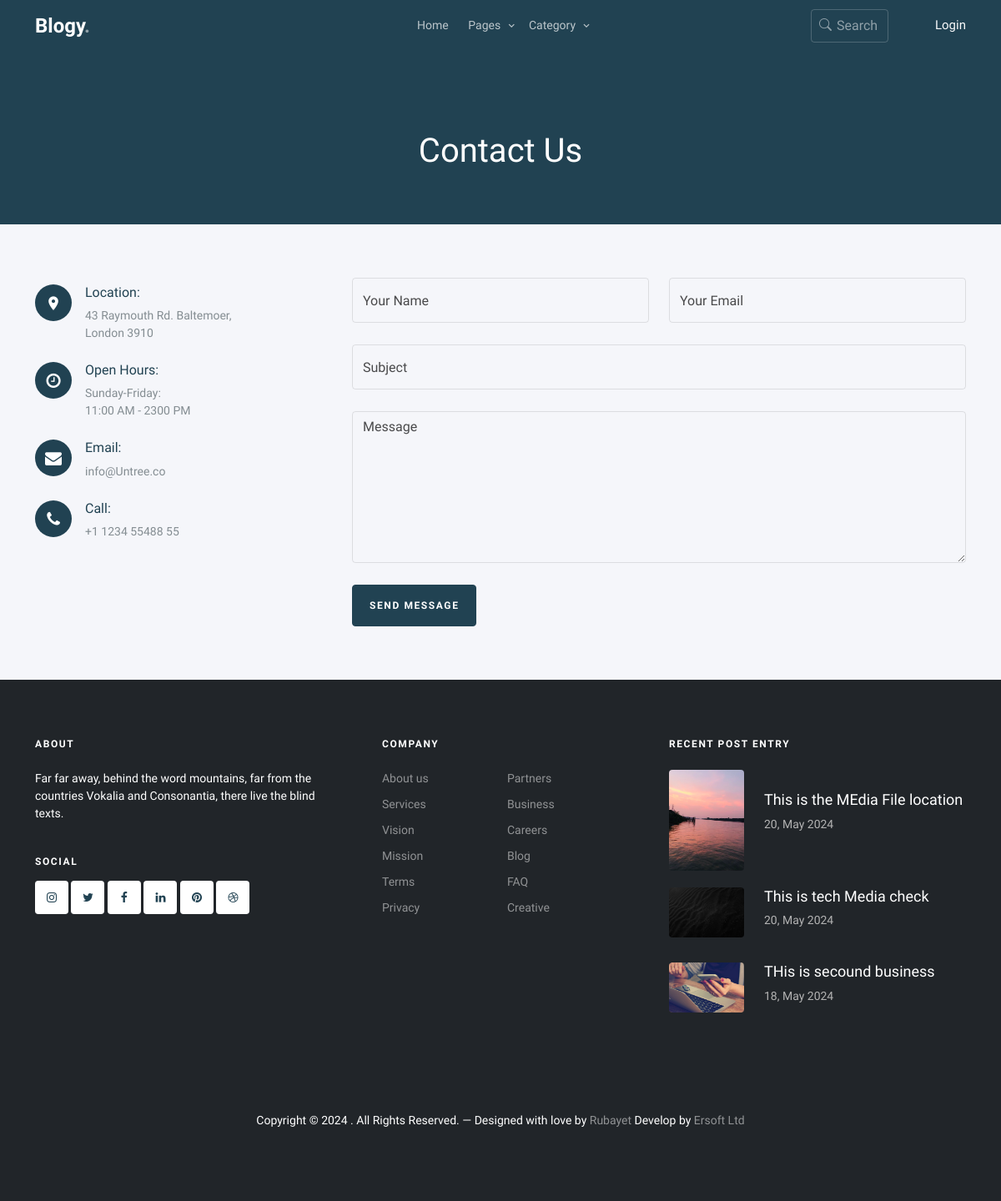
Page /contact-us on the committed database.
### app/models.py (models this page shows, shortened)
class post(models.Model):
    STATUS = (
        ('0','Draft'),
        ('1','Publish'),
    )
    title = models.CharField(max_length=2000)
    author = models.ForeignKey(CustomUser,on_delete=models.SET_NULL, null=True)
    category = models.ForeignKey(Category, on_delete=models.SET_NULL, null=True)
    cover = models.ImageField(upload_to='post_covers/',blank=True, null=True, default='post_covers/default.png')
    tags = models.ManyToManyField(Tag)
    status = models.CharField(choices=STATUS,max_length=100)
    details = RichTextField(null=True, blank=True)
    visits = models.IntegerField(default=0)  # Track the number of visits
    updated = models.DateTimeField(auto_now=True)
    created = models.DateTimeField(auto_now_add=True)
    class Meta:
        ordering = ['-created', '-updated']

### app/views.py (the view)
# urls.py: path('contact-us',contactUs,name="contact-us"),
def contactUs(request):
    posts = post.objects.filter(status='1')
    context = {
        'posts':posts,
    }
    return render(request,'contact.html',context)

### app/templates/contact.html (shortened to what this page needs)
{% load static %}
<!doctype html>
<html lang="en">
	<head>
		<link rel="stylesheet" href="{% static "fonts/icomoon/style.css" %}">
		<link rel="stylesheet" href="{% static "fonts/flaticon/font/flaticon.css" %}">
		<link rel="stylesheet" href="https://cdn.jsdelivr.net/npm/bootstrap-icons@1.8.1/font/bootstrap-icons.css">
		<link rel="stylesheet" href="https://cdn.jsdelivr.net/npm/bootstrap-icons@1.11.3/font/bootstrap-icons.min.css">
		<link rel="stylesheet" href="{% static "css/tiny-slider.css" %}">
		<link rel="stylesheet" href="{% static "css/aos.css" %}">
		<link rel="stylesheet" href="{% static "css/glightbox.min.css" %}">
		<link rel="stylesheet" href="{% static "css/style.css" %}">
		<link rel="stylesheet" href="{% static "css/flatpickr.min.css" %}">
	</head>
<body>
	{% include "nav.html" %}
	<div class="hero overlay inner-page bg-primary py-5">
		<div class="container">
			<div class="row align-items-center justify-content-center text-center pt-5">
				<div class="col-lg-6">
					<h1 class="heading text-white mb-3" data-aos="fade-up">Contact Us</h1>
				</div>
			</div>
		</div>
	</div>
	<div class="section">
		<div class="container">
			<div class="row">
				<div class="col-lg-4 mb-5 mb-lg-0" data-aos="fade-up" data-aos-delay="100">
					<div class="contact-info">
						<div class="address mt-2">
							<i class="icon-room"></i>
							<h4 class="mb-2">Location:</h4>
							<p>43 Raymouth Rd. Baltemoer,<br> London 3910</p>
						</div>
						<div class="open-hours mt-4">
							<i class="icon-clock-o"></i>
							<h4 class="mb-2">Open Hours:</h4>
							<p>
								Sunday-Friday:<br>
								11:00 AM - 2300 PM
							</p>
						</div>
						<div class="email mt-4">
							<i class="icon-envelope"></i>
							<h4 class="mb-2">Email:</h4>
							<p>info@Untree.co</p>
						</div>
						<div class="phone mt-4">
							<i class="icon-phone"></i>
							<h4 class="mb-2">Call:</h4>
							<p>+1 1234 55488 55</p>
						</div>
					</div>
				</div>
				<div class="col-lg-8" data-aos="fade-up" data-aos-delay="200">
					<form action="#">
						<div class="row">
							<div class="col-6 mb-3">
								<input type="text" class="form-control" placeholder="Your Name">
							</div>
							<div class="col-6 mb-3">
								<input type="email" class="form-control" placeholder="Your Email">
							</div>
							<div class="col-12 mb-3">
								<input type="text" class="form-control" placeholder="Subject">
							</div>
							<div class="col-12 mb-3">
								<textarea name="" id="" cols="30" rows="7" class="form-control" placeholder="Message"></textarea>
							</div>
							<div class="col-12">
								<input type="submit" value="Send Message" class="btn btn-primary">
							</div>
						</div>
					</form>
				</div>
			</div>
		</div>
	</div>
    <section class="mt-0">
        {% block footer %}
        {% include "footer.html" %}
        {% endblock footer %}
    </section>
  </body>
  </html>

### app/templates/footer.html (shortened to what this page needs)
{% block footer %}
<footer class="site-footer bg-dark">
    <div class="container">
        <div class="row">
            <div class="col-lg-4">
                <div class="widget">
                    <h3 class="mb-4">About</h3>
                    <p>Far far away, behind the word mountains, far from the countries Vokalia and Consonantia, there live the blind texts.</p>
                </div>
                <div class="widget">
                    <h3>Social</h3>
                    <ul class="list-unstyled social">
                        <li><a href="#"><span class="icon-instagram"></span></a></li>
                        <li><a href="#"><span class="icon-twitter"></span></a></li>
                        <li><a href="#"><span class="icon-facebook"></span></a></li>
                        <li><a href="#"><span class="icon-linkedin"></span></a></li>
                        <li><a href="#"><span class="icon-pinterest"></span></a></li>
                        <li><a href="#"><span class="icon-dribbble"></span></a></li>
                    </ul>
                </div>
            </div>
            <div class="col-lg-4 ps-lg-5">
                <div class="widget">
                    <h3 class="mb-4">Company</h3>
                    <ul class="list-unstyled float-start links">
                        <li><a href="#">About us</a></li>
                        <li><a href="#">Services</a></li>
                        <li><a href="#">Vision</a></li>
                        <li><a href="#">Mission</a></li>
                        <li><a href="#">Terms</a></li>
                        <li><a href="#">Privacy</a></li>
                    </ul>
                    <ul class="list-unstyled float-start links">
                        <li><a href="#">Partners</a></li>
                        <li><a href="{% url "category" %}?q=business">Business</a></li>
                        <li><a href="#">Careers</a></li>
                        <li><a href="{% url "blogs" %}">Blog</a></li>
                        <li><a href="#">FAQ</a></li>
                        <li><a href="#">Creative</a></li>
                    </ul>
                </div>
            </div>
            <div class="col-lg-4">
                <div class="widget">
                    <h3 class="mb-4">Recent Post Entry</h3>
                    <div class="post-entry-footer">
                        <ul>
                            {% for post in posts|slice:3 %}
                            <li>
                                <a href="">
                                    <img src="{{post.cover.url}}" alt="Image placeholder" class="me-4 rounded">
                                    <div class="text">
                                        <h4>{{post.title}}</h4>
                                        <div class="post-meta">
                                            <span class="mr-2">{{post.created | date:'d, F Y'}}</span>
                                        </div>
                                    </div>
                                </a>
                            </li>
                            {% endfor %}
                        </ul>
                    </div>
                </div>
            </div>
        </div>
        <div class="row mt-5">
            <div class="col-12 text-center">
                {% now 'Y' as current_year %}
                <p>Copyright &copy; {{current_year}} . All Rights Reserved. &mdash; Designed with love by <a href="#">Rubayet</a>  Develop by <a href="#">Ersoft Ltd</a>
                </p>
            </div>
        </div>
    </div>
</footer>
{% endblock footer %}

### rows in the picture
post: cover (picture), title "This is the MEdia File location", created "20, May 2024"
post: cover (picture), title "This is tech Media check", created "20, May 2024"
post: cover (picture), title "THis is secound business", created "18, May 2024"

### other values in the picture
{{ current_year }} "2024"
